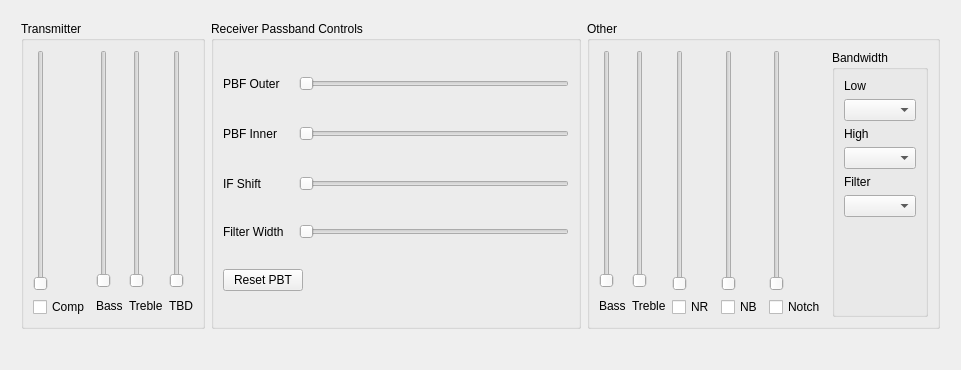
<?xml version="1.0" encoding="UTF-8"?>
<ui version="4.0">
 <class>transceiverAdjustments</class>
 <widget class="QWidget" name="transceiverAdjustments">
  <property name="geometry">
   <rect>
    <x>0</x>
    <y>0</y>
    <width>961</width>
    <height>370</height>
   </rect>
  </property>
  <property name="windowTitle">
   <string>Form</string>
  </property>
  <layout class="QVBoxLayout" name="verticalLayout">
   <item>
    <layout class="QHBoxLayout" name="horizontalLayout">
     <property name="leftMargin">
      <number>10</number>
     </property>
     <property name="topMargin">
      <number>10</number>
     </property>
     <property name="rightMargin">
      <number>10</number>
     </property>
     <property name="bottomMargin">
      <number>10</number>
     </property>
     <item>
      <widget class="QGroupBox" name="transmitterControlsGroupBox">
       <property name="title">
        <string>Transmitter</string>
       </property>
       <layout class="QHBoxLayout" name="horizontalLayout_2">
        <item>
         <layout class="QVBoxLayout" name="compVertLayout">
          <property name="leftMargin">
           <number>0</number>
          </property>
          <property name="topMargin">
           <number>0</number>
          </property>
          <property name="rightMargin">
           <number>0</number>
          </property>
          <property name="bottomMargin">
           <number>0</number>
          </property>
          <item>
           <widget class="QSlider" name="compSlider">
            <property name="minimumSize">
             <size>
              <width>0</width>
              <height>230</height>
             </size>
            </property>
            <property name="orientation">
             <enum>Qt::Vertical</enum>
            </property>
           </widget>
          </item>
          <item>
           <widget class="QCheckBox" name="compChkBox">
            <property name="text">
             <string>Comp</string>
            </property>
           </widget>
          </item>
         </layout>
        </item>
        <item>
         <layout class="QVBoxLayout" name="bassTxVertLayout">
          <item>
           <widget class="QSlider" name="bassTxSlider">
            <property name="minimumSize">
             <size>
              <width>0</width>
              <height>230</height>
             </size>
            </property>
            <property name="orientation">
             <enum>Qt::Vertical</enum>
            </property>
           </widget>
          </item>
          <item>
           <widget class="QLabel" name="bassTxLabel">
            <property name="minimumSize">
             <size>
              <width>0</width>
              <height>23</height>
             </size>
            </property>
            <property name="text">
             <string>Bass</string>
            </property>
           </widget>
          </item>
         </layout>
        </item>
        <item>
         <layout class="QVBoxLayout" name="trebleTxVertLayout">
          <item>
           <widget class="QSlider" name="trebleTxSlider">
            <property name="minimumSize">
             <size>
              <width>0</width>
              <height>230</height>
             </size>
            </property>
            <property name="orientation">
             <enum>Qt::Vertical</enum>
            </property>
           </widget>
          </item>
          <item>
           <widget class="QLabel" name="trebleTxLabel">
            <property name="minimumSize">
             <size>
              <width>0</width>
              <height>23</height>
             </size>
            </property>
            <property name="text">
             <string>Treble</string>
            </property>
           </widget>
          </item>
         </layout>
        </item>
        <item>
         <layout class="QVBoxLayout" name="tbdVertLayout">
          <item>
           <widget class="QSlider" name="tbdSlider">
            <property name="minimumSize">
             <size>
              <width>0</width>
              <height>230</height>
             </size>
            </property>
            <property name="orientation">
             <enum>Qt::Vertical</enum>
            </property>
           </widget>
          </item>
          <item>
           <widget class="QLabel" name="tbdLabel">
            <property name="minimumSize">
             <size>
              <width>0</width>
              <height>23</height>
             </size>
            </property>
            <property name="text">
             <string>TBD</string>
            </property>
           </widget>
          </item>
         </layout>
        </item>
       </layout>
      </widget>
     </item>
     <item>
      <widget class="QGroupBox" name="receiverControlsGroupBox">
       <property name="title">
        <string>Receiver Passband Controls</string>
       </property>
       <layout class="QVBoxLayout" name="verticalLayout_2">
        <item>
         <layout class="QHBoxLayout" name="horizontalLayout_7">
          <property name="leftMargin">
           <number>0</number>
          </property>
          <property name="topMargin">
           <number>0</number>
          </property>
          <property name="rightMargin">
           <number>0</number>
          </property>
          <property name="bottomMargin">
           <number>0</number>
          </property>
          <item>
           <widget class="QLabel" name="PBTOuterLabel">
            <property name="minimumSize">
             <size>
              <width>70</width>
              <height>0</height>
             </size>
            </property>
            <property name="maximumSize">
             <size>
              <width>70</width>
              <height>16777215</height>
             </size>
            </property>
            <property name="text">
             <string>PBF Outer</string>
            </property>
           </widget>
          </item>
          <item>
           <widget class="QSlider" name="PBTOuterSlider">
            <property name="minimumSize">
             <size>
              <width>230</width>
              <height>20</height>
             </size>
            </property>
            <property name="maximum">
             <number>255</number>
            </property>
            <property name="orientation">
             <enum>Qt::Horizontal</enum>
            </property>
           </widget>
          </item>
         </layout>
        </item>
        <item>
         <layout class="QHBoxLayout" name="horizontalLayout_3">
          <property name="leftMargin">
           <number>0</number>
          </property>
          <property name="topMargin">
           <number>0</number>
          </property>
          <property name="rightMargin">
           <number>0</number>
          </property>
          <property name="bottomMargin">
           <number>0</number>
          </property>
          <item>
           <widget class="QLabel" name="PBTInnerLabel">
            <property name="minimumSize">
             <size>
              <width>70</width>
              <height>0</height>
             </size>
            </property>
            <property name="maximumSize">
             <size>
              <width>70</width>
              <height>16777215</height>
             </size>
            </property>
            <property name="text">
             <string>PBF Inner</string>
            </property>
           </widget>
          </item>
          <item>
           <widget class="QSlider" name="PBTInnerSlider">
            <property name="minimumSize">
             <size>
              <width>230</width>
              <height>20</height>
             </size>
            </property>
            <property name="maximum">
             <number>255</number>
            </property>
            <property name="orientation">
             <enum>Qt::Horizontal</enum>
            </property>
           </widget>
          </item>
         </layout>
        </item>
        <item>
         <layout class="QHBoxLayout" name="horizontalLayout_6">
          <item>
           <widget class="QLabel" name="IFShiftLabel">
            <property name="minimumSize">
             <size>
              <width>70</width>
              <height>0</height>
             </size>
            </property>
            <property name="maximumSize">
             <size>
              <width>70</width>
              <height>16777215</height>
             </size>
            </property>
            <property name="text">
             <string>IF Shift</string>
            </property>
           </widget>
          </item>
          <item>
           <widget class="QSlider" name="IFShiftSlider">
            <property name="minimumSize">
             <size>
              <width>230</width>
              <height>20</height>
             </size>
            </property>
            <property name="maximum">
             <number>255</number>
            </property>
            <property name="orientation">
             <enum>Qt::Horizontal</enum>
            </property>
           </widget>
          </item>
         </layout>
        </item>
        <item>
         <layout class="QHBoxLayout" name="horizontalLayout_9">
          <item>
           <widget class="QLabel" name="label">
            <property name="minimumSize">
             <size>
              <width>70</width>
              <height>0</height>
             </size>
            </property>
            <property name="maximumSize">
             <size>
              <width>70</width>
              <height>16777215</height>
             </size>
            </property>
            <property name="text">
             <string>Filter Width</string>
            </property>
           </widget>
          </item>
          <item>
           <widget class="QSlider" name="passbandWidthSlider">
            <property name="minimum">
             <number>1</number>
            </property>
            <property name="maximum">
             <number>100</number>
            </property>
            <property name="orientation">
             <enum>Qt::Horizontal</enum>
            </property>
           </widget>
          </item>
         </layout>
        </item>
        <item>
         <layout class="QHBoxLayout" name="horizontalLayout_8">
          <item>
           <widget class="QPushButton" name="resetPBTbtn">
            <property name="text">
             <string>Reset PBT</string>
            </property>
           </widget>
          </item>
          <item>
           <spacer name="horizontalSpacer_2">
            <property name="orientation">
             <enum>Qt::Horizontal</enum>
            </property>
            <property name="sizeHint" stdset="0">
             <size>
              <width>40</width>
              <height>20</height>
             </size>
            </property>
           </spacer>
          </item>
         </layout>
        </item>
       </layout>
      </widget>
     </item>
     <item>
      <widget class="QGroupBox" name="otherGrpBox">
       <property name="title">
        <string>Other</string>
       </property>
       <layout class="QHBoxLayout" name="horizontalLayout_5">
        <item>
         <layout class="QVBoxLayout" name="bassRxVertLayout">
          <item>
           <widget class="QSlider" name="bassRxSlider">
            <property name="minimumSize">
             <size>
              <width>0</width>
              <height>230</height>
             </size>
            </property>
            <property name="orientation">
             <enum>Qt::Vertical</enum>
            </property>
           </widget>
          </item>
          <item>
           <widget class="QLabel" name="bassRxLabel">
            <property name="minimumSize">
             <size>
              <width>0</width>
              <height>23</height>
             </size>
            </property>
            <property name="text">
             <string>Bass</string>
            </property>
           </widget>
          </item>
         </layout>
        </item>
        <item>
         <layout class="QVBoxLayout" name="trebleRxVertLayout">
          <item>
           <widget class="QSlider" name="trebleRxSlider">
            <property name="minimumSize">
             <size>
              <width>0</width>
              <height>230</height>
             </size>
            </property>
            <property name="orientation">
             <enum>Qt::Vertical</enum>
            </property>
           </widget>
          </item>
          <item>
           <widget class="QLabel" name="trebleRxLabel">
            <property name="minimumSize">
             <size>
              <width>0</width>
              <height>23</height>
             </size>
            </property>
            <property name="text">
             <string>Treble</string>
            </property>
           </widget>
          </item>
         </layout>
        </item>
        <item>
         <layout class="QVBoxLayout" name="NRRxVertLayout">
          <item>
           <widget class="QSlider" name="NRRxSlider">
            <property name="minimumSize">
             <size>
              <width>0</width>
              <height>230</height>
             </size>
            </property>
            <property name="orientation">
             <enum>Qt::Vertical</enum>
            </property>
           </widget>
          </item>
          <item>
           <widget class="QCheckBox" name="NRRxCheckBox">
            <property name="text">
             <string>NR</string>
            </property>
           </widget>
          </item>
         </layout>
        </item>
        <item>
         <layout class="QVBoxLayout" name="NBRxVertLayout">
          <item>
           <widget class="QSlider" name="NBRxSlider">
            <property name="minimumSize">
             <size>
              <width>0</width>
              <height>230</height>
             </size>
            </property>
            <property name="orientation">
             <enum>Qt::Vertical</enum>
            </property>
           </widget>
          </item>
          <item>
           <widget class="QCheckBox" name="NBRxChkBox">
            <property name="text">
             <string>NB</string>
            </property>
           </widget>
          </item>
         </layout>
        </item>
        <item>
         <layout class="QVBoxLayout" name="notchRxVertLayout">
          <item>
           <widget class="QSlider" name="notchRxSlider">
            <property name="minimumSize">
             <size>
              <width>0</width>
              <height>230</height>
             </size>
            </property>
            <property name="orientation">
             <enum>Qt::Vertical</enum>
            </property>
           </widget>
          </item>
          <item>
           <widget class="QCheckBox" name="notchRxChkBox">
            <property name="text">
             <string>Notch</string>
            </property>
           </widget>
          </item>
         </layout>
        </item>
        <item>
         <widget class="QGroupBox" name="bandwidthGroupBox">
          <property name="title">
           <string>Bandwidth</string>
          </property>
          <layout class="QVBoxLayout" name="verticalLayout_12">
           <item>
            <widget class="QLabel" name="lowBandwidthLabel">
             <property name="text">
              <string>Low</string>
             </property>
            </widget>
           </item>
           <item>
            <widget class="QComboBox" name="lowBandwidthCombo"/>
           </item>
           <item>
            <widget class="QLabel" name="highBandwidthLabel">
             <property name="text">
              <string>High</string>
             </property>
            </widget>
           </item>
           <item>
            <widget class="QComboBox" name="highBandwidthCombo"/>
           </item>
           <item>
            <widget class="QLabel" name="filterBandwidthLabel">
             <property name="text">
              <string>Filter</string>
             </property>
            </widget>
           </item>
           <item>
            <widget class="QComboBox" name="filterBandwidthCombo"/>
           </item>
           <item>
            <spacer name="verticalSpacer">
             <property name="orientation">
              <enum>Qt::Vertical</enum>
             </property>
             <property name="sizeHint" stdset="0">
              <size>
               <width>20</width>
               <height>40</height>
              </size>
             </property>
            </spacer>
           </item>
          </layout>
         </widget>
        </item>
       </layout>
      </widget>
     </item>
    </layout>
   </item>
   <item>
    <layout class="QHBoxLayout" name="horizontalLayout_4">
     <property name="topMargin">
      <number>0</number>
     </property>
     <item>
      <spacer name="horizontalSpacer">
       <property name="orientation">
        <enum>Qt::Horizontal</enum>
       </property>
       <property name="sizeHint" stdset="0">
        <size>
         <width>40</width>
         <height>20</height>
        </size>
       </property>
      </spacer>
     </item>
    </layout>
   </item>
  </layout>
 </widget>
 <resources/>
 <connections/>
</ui>
